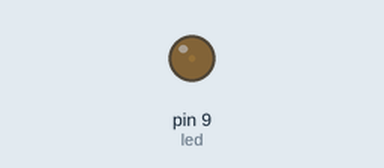
This sketch was run on a simulated Arduino Uno, built with avr-gcc and run on an emulated ATmega328P. On the bench: output pins drawn as LEDs (lit = HIGH).

Above: at 0.05 s.
At 0.65 s:
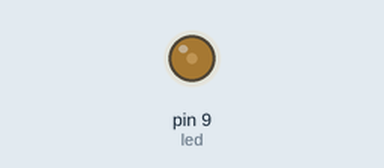
At 1.3 s:
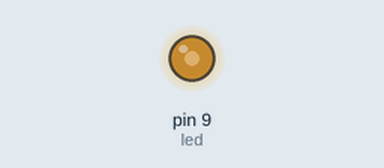
At 2.55 s:
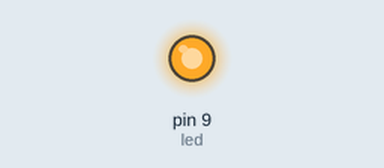
Timing chart, 0 to 5.9 s (numbered marks = the images above):
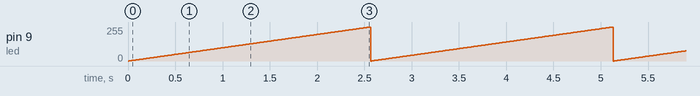

The sketch:

A2_for_14.ino
```cpp
int led = 9;
void setup()
{
  pinMode(led, OUTPUT);
}
void loop()
{
  for (int i = 0; i <= 255; i++)
  {
    analogWrite(led, i);
    delay(5);
    analogWrite(led, i);
    delay(5);
  }
}
```

Measured:
- by itself, pin 9 (led): ramps from 0/255 to 255/255 and jumps back, once every 2.6 s
